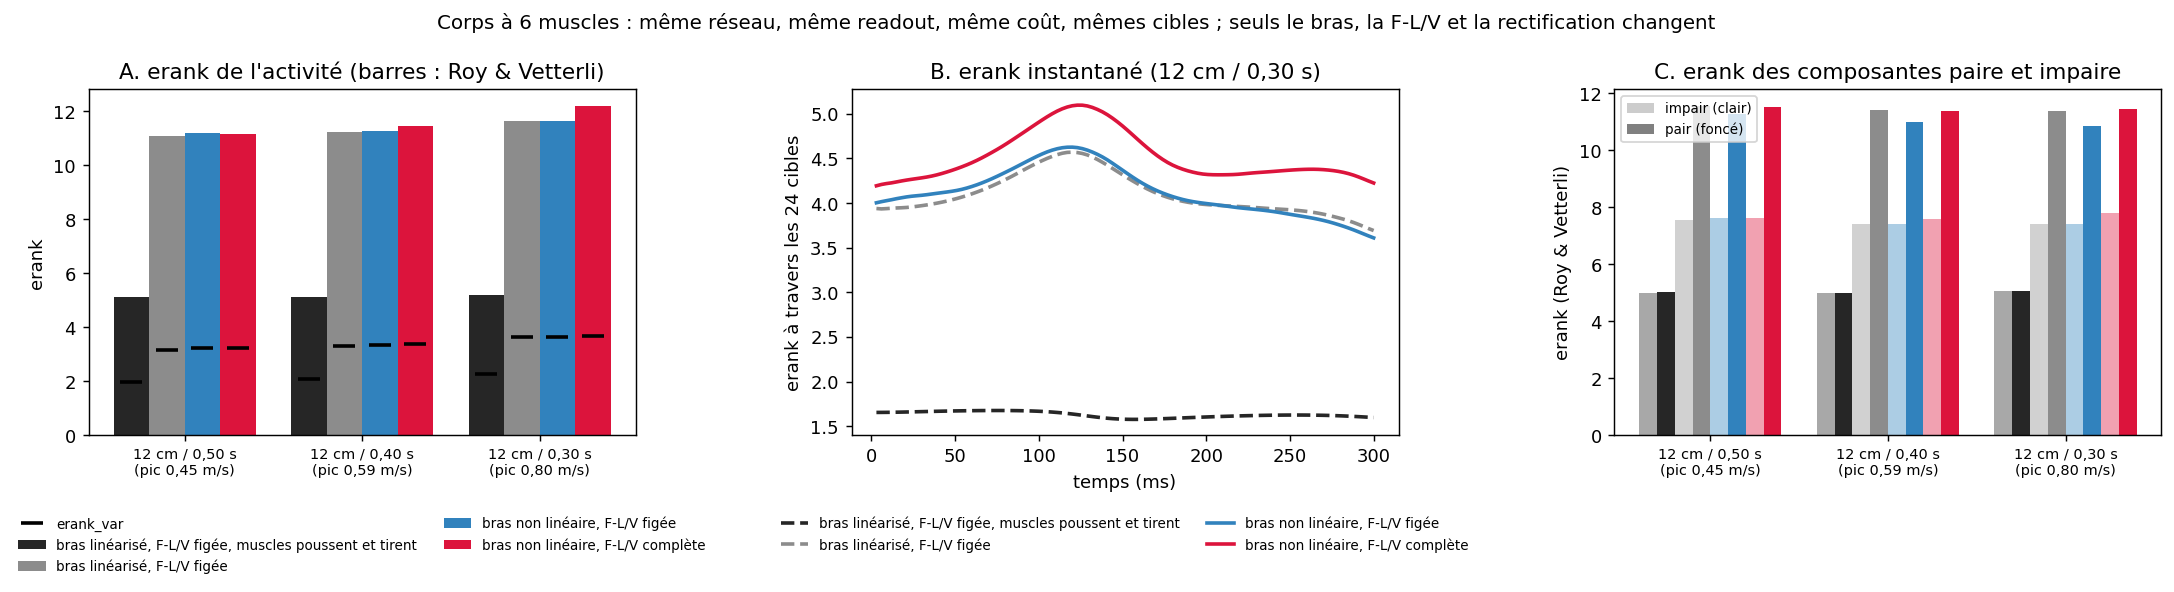

This figure's Python source:
"""erank of network activity with the 6-muscle body: linear vs nonlinear.

Same question as erank.py (torque model), now with the six Lillicrap & Scott
muscles (rectified, sigma_u of muscle_plant.py). All three models share the
network, the random 6x100 readout, the joint-space cost of compare3.py and the
24 targets (12 cm from M.CENTER_XY):

    lin6c  linearized arm (inertia frozen at the start posture, no Coriolis)
           + 6 muscles with F-L/V FROZEN at the start posture
           (phi_i = f_l(l_i0) f_fv(l_i0, 0), a constant per muscle: 0.70-1.00)
    nl6c   nonlinear arm + 6 muscles, F-L/V frozen         (arm nonlinearity only)
    nl6    nonlinear arm + 6 muscles + full F-L/V          (the full body)
    lin6u  as lin6c, but muscles may push as well as pull: the activation drive
           is the linear branch of sigma_u extended to negative values,
           2 e^-4 (Wout r), with rest activation 0. The whole system is then
           linear, so its activity must be affine in the target.

Freezing F-L/V at the operating point is the muscle analogue of freezing the
inertia at THETA2_REF. In lin6c / nl6c / nl6 the muscles stay rectified (they
can only pull), so lin6c is not linear-quadratic; lin6u removes that last
nonlinearity.

    python analyses_claude/fig_erank_muscles.py [--jobs 7] [--analyse]
"""
import argparse
import os
import sys
import time
from concurrent.futures import ProcessPoolExecutor

for _v in ("OMP_NUM_THREADS", "MKL_NUM_THREADS", "OPENBLAS_NUM_THREADS"):
    os.environ.setdefault(_v, "1")

import numpy as np

HERE = os.path.dirname(os.path.abspath(__file__))
sys.path.insert(0, HERE)

import compare3 as C  # noqa: E402
from erank import measures, even_odd, entropy_rank  # noqa: E402

M = C.M
OUT = os.path.join(HERE, "sims")
RADIUS, N_DIR, K = 12.0, 24, 100
REGIMES = {"12cm_050s": 0.50, "12cm_040s": 0.40, "12cm_030s": 0.30}
MODELS = {"lin6u": ("bras linéarisé, F-L/V figée,\nmuscles poussent et tirent", "0.15"),
          "lin6c": ("bras linéarisé,\nF-L/V figée", "0.55"),
          "nl6c": ("bras non linéaire,\nF-L/V figée", "#3182bd"),
          "nl6": ("bras non linéaire,\nF-L/V complète", "crimson")}


class FrozenFLV:
    """flv='frozen': tension = F_max a phi0, phi0 = F-L/V at the start posture."""

    def __init__(self, *args, **kw):
        super().__init__(*args, **kw)
        l0, v0 = self.muscle_state(np.asarray(M.CENTER_JOINTS, float), np.zeros(2))
        self.phi0 = M.flv(l0, v0)[0]

    def torque(self, s, a):
        if self.flv != "frozen":
            return super().torque(s, a)
        tau = self.moment_m @ (M.F_MAX * a * self.phi0)
        z = np.zeros((2, 2))
        return tau, (z, z, self.moment_m * (M.F_MAX * self.phi0))


class PushPull:
    """Muscles may push: adot = (g Wout r - a)/tau_act with g = 2 e^-4, the slope of
    sigma_u's linear branch (which passes through 0), for all signs of the drive."""
    GAIN = 2.0 * np.exp(2.0 * 0.5 - 5.0)

    def f(self, x, u):
        out = super().f(x, u)
        d = self.Wout @ x[:self.N]
        out[self.i_a] += (self.GAIN * d - M.sigma_u(d)) / M.TAU_ACT
        return out

    def fx(self, x, u):
        A = super().fx(x, u)
        A[self.i_a, :self.N] = self.GAIN * self.Wout / M.TAU_ACT
        return A

    def initial_state(self, start_xy, r0=None):
        x = super().initial_state(start_xy, r0)
        x[self.i_a] = 0.0
        return x


class Frozen(FrozenFLV, C.JointPlant):
    pass


class FrozenLinearPushPull(PushPull, FrozenFLV, C.JointLinearPlant):
    pass


class FrozenLinear(FrozenFLV, C.JointLinearPlant):
    pass


def make(model, network=2, seed=0):
    W = M.load_network(network, path=os.path.join(C.MP.PROJ, "gaussian_networks.hdf5"))
    Wout = M.random_readout(6, W.shape[0], np.random.default_rng(seed))
    if model == "lin6u":
        return FrozenLinearPushPull(W, Wout, muscles="bi", flv="frozen")
    if model == "lin6c":
        return FrozenLinear(W, Wout, muscles="bi", flv="frozen")
    if model == "nl6c":
        return Frozen(W, Wout, muscles="bi", flv="frozen")
    return C.JointPlant(W, Wout, muscles="bi", flv=True)


def targets():
    ang = np.linspace(0, 2 * np.pi, N_DIR, endpoint=False)
    xy = np.array(M.CENTER_XY) + RADIUS * np.stack([np.cos(ang), np.sin(ang)], 1)
    return ang, xy, np.array([M.inverse_kinematics(*p) for p in xy])


def solve_one(job):
    rg, model, i = job
    plant = make(model)
    _, xy, jt = targets()
    x, u, info = M.solve(plant, M.CENTER_XY, jt[i], duration=REGIMES[rg], K=K, **C.SOLVER)
    hand = plant.hand(x)
    return job, x, hand, float(np.hypot(*(hand[-1] - xy[i]))), info["iters"], plant.N


def path(rg, m):
    return os.path.join(OUT, f"erank6_{rg}_{m}.npz")


def simulate(jobs):
    os.makedirs(OUT, exist_ok=True)
    ang, xy, jt = targets()
    todo = [(rg, m) for rg in REGIMES for m in MODELS if not os.path.exists(path(rg, m))]
    work = [(rg, m, i) for rg, m in todo for i in range(N_DIR)]
    res = {c: [None] * N_DIR for c in todo}
    t0 = time.time()
    with ProcessPoolExecutor(max_workers=jobs) as ex:
        for job, x, hand, err, it, N in ex.map(solve_one, work, chunksize=1):
            res[job[:2]][job[2]] = (x, hand, err, it, N)
    for (rg, m), lst in res.items():
        err = np.array([r[2] for r in lst])
        np.savez_compressed(path(rg, m), states=np.stack([r[0] for r in lst]),
                            hand=np.stack([r[1] for r in lst]), ang=ang, targ=xy,
                            targ_joint=jt, N=lst[0][4], duration=REGIMES[rg], K=K,
                            endpoint_error=err, iters=np.array([r[3] for r in lst]))
        print(f"{rg} {m:5s} max endpoint err {err.max():.2e} cm, "
              f"iters {min(r[3] for r in lst)}-{max(r[3] for r in lst)}")
    print(f"simulated in {(time.time() - t0) / 60:.1f} min")


# -----------------------------------------------------------------------------
# analysis
# -----------------------------------------------------------------------------
def load(rg, m):
    d = np.load(path(rg, m))
    return d["states"][:, :, :int(d["N"])], d


def non_affine(r, tj):
    """Fraction of condition-dependent variance NOT explained by
    r(theta, t) = c(t) + G(t) theta_target  (0 for a linear-quadratic model)."""
    X = np.column_stack([np.ones(len(tj)), tj])
    sse = sst = 0.0
    for k in range(1, r.shape[1]):
        Y = r[:, k, :]
        b, *_ = np.linalg.lstsq(X, Y, rcond=None)
        sse += ((Y - X @ b) ** 2).sum()
        sst += ((Y - Y.mean(0)) ** 2).sum()
    return sse / sst


def peak_speed(d):
    v = np.gradient(d["hand"], float(d["duration"]) / K, axis=1) / 100.0
    return float(np.linalg.norm(v, axis=2).max())


def erank_t(r):
    return np.array([entropy_rank(np.linalg.svd(r[:, k] - r[:, k].mean(0), compute_uv=False))
                     for k in range(1, r.shape[1])])


def analyse():
    import matplotlib
    matplotlib.use("Agg")
    import matplotlib.pyplot as plt

    rows = []
    for rg in REGIMES:
        for m in MODELS:
            r, d = load(rg, m)
            ev, od = even_odd(r)
            rows.append(dict(rg=rg, m=m, all=measures(r), even=measures(ev)[0],
                             odd=measures(od)[0], naff=non_affine(r, d["targ_joint"]),
                             vpk=peak_speed(d), err=float(d["endpoint_error"].max())))

    hdr = (f"{'régime':10s} {'modèle':6s} {'v pic':>6s} | {'erank_RV':>8s} {'erank_var':>9s} "
           f"{'PR':>5s} | {'pair':>5s} {'impair':>6s} | {'non affine':>10s} | {'err (cm)':>8s}")
    lines = [hdr, "-" * len(hdr)]
    for w in rows:
        a = w["all"]
        lines.append(f"{w['rg']:10s} {w['m']:6s} {w['vpk']:6.2f} | {a[0]:8.2f} {a[1]:9.2f} "
                     f"{a[2]:5.2f} | {w['even']:5.2f} {w['odd']:6.2f} | "
                     f"{100 * w['naff']:9.2f}% | {w['err']:8.1e}")
    table = "\n".join(lines)
    print(table)
    with open(os.path.join(HERE, "erank_muscles_table.txt"), "w", encoding="utf-8") as f:
        f.write(table + "\n")

    regs = list(REGIMES)
    lab = [f"12 cm / {REGIMES[g]:.2f} s\n(pic {np.mean([w['vpk'] for w in rows if w['rg'] == g]):.2f} m/s)"
           .replace(".", ",") for g in regs]
    x = np.arange(len(regs))
    wbar = 0.2
    nm = len(MODELS)
    get = lambda g, m: [w for w in rows if w["rg"] == g and w["m"] == m][0]

    fig, ax = plt.subplots(1, 3, figsize=(17, 4.8))
    for j, (m, (name, col)) in enumerate(MODELS.items()):
        off = (j - (nm - 1) / 2) * wbar
        ax[0].bar(x + off, [get(g, m)["all"][0] for g in regs], wbar, color=col,
                  label=name.replace("\n", " "))
        ax[0].plot(x + off, [get(g, m)["all"][1] for g in regs], "k_", ms=12, mew=2,
                   label="erank_var" if j == 0 else None)
    ax[0].set_xticks(x, lab, fontsize=8)
    ax[0].set_ylabel("erank")
    ax[0].set_title("A. erank de l'activité (barres : Roy & Vetterli)")
    ax[0].legend(fontsize=7.5, loc="upper center", bbox_to_anchor=(0.5, -0.2), ncol=2, frameon=False)

    rg_fast = "12cm_030s"
    for m, (name, col) in MODELS.items():
        r, d = load(rg_fast, m)
        t = np.linspace(0, float(d["duration"]), K + 1)[1:] * 1000
        ax[1].plot(t, erank_t(r), color=col, lw=2, ls="--" if m.startswith("lin") else "-",
                   label=name.replace("\n", " "))
    ax[1].set_xlabel("temps (ms)")
    ax[1].set_ylabel("erank à travers les 24 cibles")
    ax[1].set_title("B. erank instantané (12 cm / 0,30 s)")
    ax[1].legend(fontsize=7.5, loc="upper center", bbox_to_anchor=(0.5, -0.2), ncol=2, frameon=False)

    for j, (m, (name, col)) in enumerate(MODELS.items()):
        off = (j - (nm - 1) / 2) * wbar
        ax[2].bar(x + off - wbar / 4, [get(g, m)["odd"] for g in regs], wbar / 2, color=col,
                  alpha=0.4)
        ax[2].bar(x + off + wbar / 4, [get(g, m)["even"] for g in regs], wbar / 2, color=col)
    ax[2].bar([0], [0], color="0.5", alpha=0.4, label="impair (clair)")
    ax[2].bar([0], [0], color="0.5", label="pair (foncé)")
    ax[2].set_xticks(x, lab, fontsize=8)
    ax[2].set_ylabel("erank (Roy & Vetterli)")
    ax[2].set_title("C. erank des composantes paire et impaire")
    ax[2].legend(fontsize=7.5, loc="upper left")

    fig.suptitle("Corps à 6 muscles : même réseau, même readout, même coût, mêmes cibles ; "
                 "seuls le bras, la F-L/V et la rectification changent", fontsize=11)
    fig.tight_layout()
    out = os.path.join(HERE, "fig_erank_muscles.png")
    fig.savefig(out, dpi=130, bbox_inches="tight")
    print("wrote", out)
    return rows


if __name__ == "__main__":
    p = argparse.ArgumentParser()
    p.add_argument("--jobs", type=int, default=7)
    p.add_argument("--analyse", action="store_true")
    a = p.parse_args()
    if not a.analyse:
        simulate(a.jobs)
    analyse()
